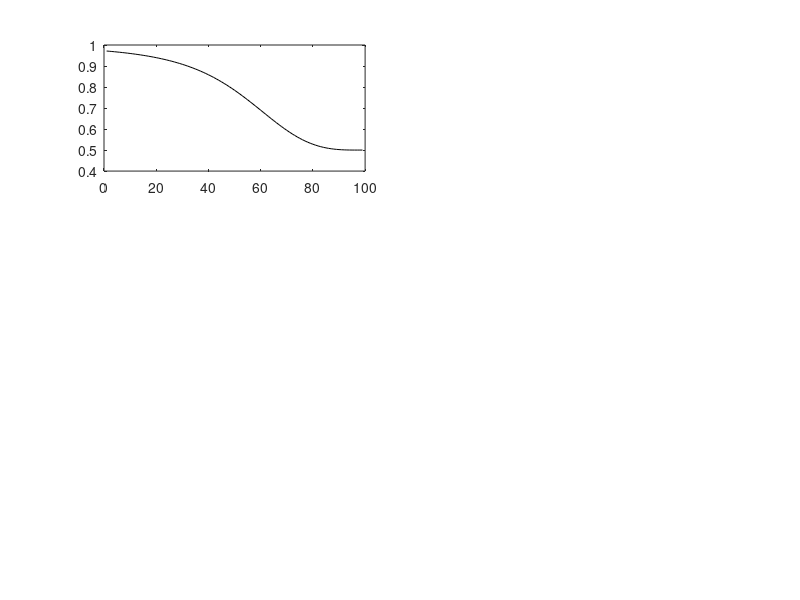

This figure's MATLAB source: (Note: this script raises an error after producing the figure.)


close all
figure('Position',[100,100,750,650]);
Q = 10;
N = 150 ;
fs = 16;

Rmin = 1;
Rmax = 14;
step = 0.1;
minR = 0.01;


for n = 0:5
    
    subplot(3,2,n+1)
    
    for i=1:200    

        rs = rand(2,1)*(Rmax-Rmin)+Rmin;
        r1s = rs(1); r2s = rs(2);
        
        for j = 1:N
            c1 = r1s(end).^4;
            c2 = r2s(end).^4;
        
            Q1 = c1/(c1+c2)*Q;
            Q2 = c2/(c1+c2)*Q;
            
            alpha = step./max(Q1/r1s(end).^n,Q2/r2s(end).^n);
            
            
            dr1 = r1s(end) - alpha*Q1/r1s(end).^n;
            dr1Cond = dr1 > minR;              
            dr2 = r2s(end) - alpha*Q2/r2s(end).^n;
            dr2Cond = dr2 > minR;
            
            if ~dr1Cond | ~dr2Cond
                break
            end
                        
            
            r1s = [r1s,dr1*dr1Cond + 0.1*(1-dr1Cond)];
            r2s = [r2s,dr2*dr2Cond + 0.1*(1-dr2Cond)]; 
            
        end    

        c1s = r1s.^4;
        c2s = r2s.^4;

        p1 = plot(c1s./(c1s+c2s),'-k'); hold on;
        p1.Color(4) = 0.2;

    end
    drawnow
    xlim([0,N]);

    xlabel('Iteration','Interpreter','latex');
    ylabel('$Q_1 / Q$','Interpreter','latex');
    set(gca,'TickLabelInterpreter','latex');
    set(gca,'fontSize',fs);
    title(sprintf('$n=%d$',n),'Interpreter','latex');
end
    
